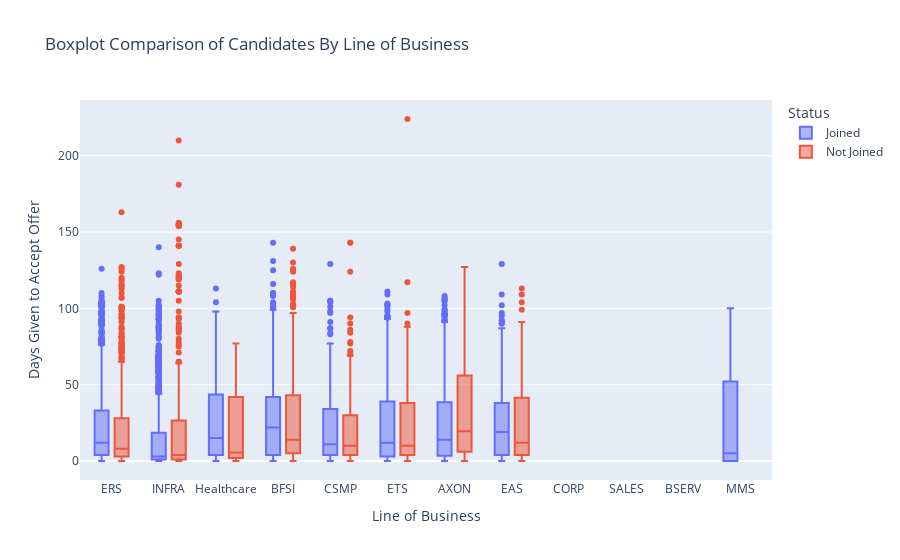

The notebook cell saved with this chart:
### Markdown cell above
It does seem like the most extreme outliers are for folks who were directly targeted for recruiting, which makes sense since the candidates probably know their worth so they can take their time on responding.

### Code cell
df = px.data.tips()
fig = px.box(data, x='LOB',
                   y="Duration to accept offer",
                   color="Status",
                   title="Boxplot Comparison of Candidates By Line of Business")
fig.update_traces(quartilemethod="exclusive") # or "inclusive", or "linear" by default
fig.update_yaxes(title_text='Days Given to Accept Offer')
fig.update_xaxes(title_text='Line of Business')
fig.show()

### Figure 1 — Plotly figure (JSON) as saved in the notebook; plotly's stock layout.template omitted (floating-point values rounded to 4 significant figures; data arrays with more than 128 entries replaced by an {"elided": "..."} marker saying what was removed)
{"data": [{"alignmentgroup": "True", "hovertemplate": "Status=Joined<br>LOB=%{x}<br>Duration to accept offer=%{y}<extra></extra>", "legendgroup": "Joined", "marker": {"color": "#636efa"}, "name": "Joined", "notched": false, "offsetgroup": "Joined", "orientation": "v", "quartilemethod": "exclusive", "showlegend": true, "type": "box", "x": {"elided": "8710 str values"}, "x0": " ", "xaxis": "x", "y": {"elided": "8710 int values"}, "y0": " ", "yaxis": "y"}, {"alignmentgroup": "True", "hovertemplate": "Status=Not Joined<br>LOB=%{x}<br>Duration to accept offer=%{y}<extra></extra>", "legendgroup": "Not Joined", "marker": {"color": "#EF553B"}, "name": "Not Joined", "notched": false, "offsetgroup": "Not Joined", "orientation": "v", "quartilemethod": "exclusive", "showlegend": true, "type": "box", "x": {"elided": "3604 str values"}, "x0": " ", "xaxis": "x", "y": {"elided": "3604 int values"}, "y0": " ", "yaxis": "y"}], "layout": {"boxmode": "group", "legend": {"title": {"text": "Status"}, "tracegroupgap": 0}, "title": {"text": "Boxplot Comparison of Candidates By Line of Business"}, "xaxis": {"anchor": "y", "domain": [0, 1], "title": {"text": "Line of Business"}}, "yaxis": {"anchor": "x", "domain": [0, 1], "title": {"text": "Days Given to Accept Offer"}}}}
